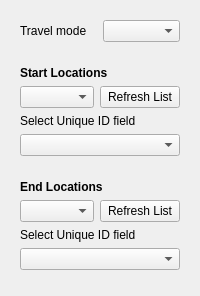
     <widget class="QWidget" name="tab_2">
      <attribute name="title">
       <string>Matrix</string>
      </attribute>
      <layout class="QVBoxLayout" name="verticalLayout_3" stretch="0,0,0,2">
       <item>
        <widget class="QWidget" name="widget_14" native="true">
         <layout class="QGridLayout" name="gridLayout_15">
          <item row="0" column="1">
           <widget class="QComboBox" name="matrix_mode_combo"/>
          </item>
          <item row="0" column="0">
           <widget class="QLabel" name="label_11">
            <property name="text">
             <string>Travel mode</string>
            </property>
           </widget>
          </item>
         </layout>
        </widget>
       </item>
       <item>
        <widget class="QWidget" name="widget_15" native="true">
         <layout class="QGridLayout" name="gridLayout_16" columnstretch="1,0">
          <item row="1" column="1">
           <widget class="QPushButton" name="matrix_start_refresh">
            <property name="enabled">
             <bool>true</bool>
            </property>
            <property name="text">
             <string>Refresh List</string>
            </property>
           </widget>
          </item>
          <item row="3" column="0" colspan="2">
           <widget class="QComboBox" name="matrix_start_id">
            <property name="enabled">
             <bool>true</bool>
            </property>
           </widget>
          </item>
          <item row="1" column="0">
           <widget class="QComboBox" name="matrix_start_combo">
            <property name="enabled">
             <bool>true</bool>
            </property>
            <property name="toolTip">
             <string>Input Layer must be of type 'Point' </string>
            </property>
            <property name="whatsThis">
             <string/>
            </property>
           </widget>
          </item>
          <item row="2" column="0" colspan="2">
           <widget class="QLabel" name="label_16">
            <property name="text">
             <string>Select Unique ID field</string>
            </property>
           </widget>
          </item>
          <item row="0" column="0" colspan="2">
           <widget class="QLabel" name="label_4">
            <property name="font">
             <font>
              <pointsize>9</pointsize>
              <weight>75</weight>
              <bold>true</bold>
             </font>
            </property>
            <property name="text">
             <string>Start Locations</string>
            </property>
            <property name="alignment">
             <set>Qt::AlignLeading|Qt::AlignLeft|Qt::AlignVCenter</set>
            </property>
           </widget>
          </item>
         </layout>
        </widget>
       </item>
       <item>
        <widget class="QWidget" name="widget_16" native="true">
         <layout class="QGridLayout" name="gridLayout_17" columnstretch="1,0">
          <item row="1" column="0">
           <widget class="QComboBox" name="matrix_end_combo">
            <property name="enabled">
             <bool>true</bool>
            </property>
            <property name="toolTip">
             <string>Input Layer must be of type 'Point' </string>
            </property>
            <property name="whatsThis">
             <string/>
            </property>
           </widget>
          </item>
          <item row="1" column="1">
           <widget class="QPushButton" name="matrix_end_refresh">
            <property name="enabled">
             <bool>true</bool>
            </property>
            <property name="text">
             <string>Refresh List</string>
            </property>
           </widget>
          </item>
          <item row="2" column="0" colspan="2">
           <widget class="QLabel" name="label_18">
            <property name="text">
             <string>Select Unique ID field</string>
            </property>
           </widget>
          </item>
          <item row="3" column="0" colspan="2">
           <widget class="QComboBox" name="matrix_end_id">
            <property name="enabled">
             <bool>true</bool>
            </property>
           </widget>
          </item>
          <item row="0" column="0" colspan="2">
           <widget class="QLabel" name="label_6">
            <property name="font">
             <font>
              <pointsize>9</pointsize>
              <weight>75</weight>
              <bold>true</bold>
             </font>
            </property>
            <property name="text">
             <string>End Locations</string>
            </property>
            <property name="alignment">
             <set>Qt::AlignLeading|Qt::AlignLeft|Qt::AlignVCenter</set>
            </property>
           </widget>
          </item>
         </layout>
        </widget>
       </item>
       <item>
        <widget class="QWidget" name="widget_17" native="true"/>
       </item>
      </layout>
     </widget>
